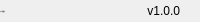
              <widget class="QFrame" name="bottomBar">
               <property name="minimumSize">
                <size>
                 <width>0</width>
                 <height>22</height>
                </size>
               </property>
               <property name="maximumSize">
                <size>
                 <width>16777215</width>
                 <height>22</height>
                </size>
               </property>
               <property name="frameShape">
                <enum>QFrame::NoFrame</enum>
               </property>
               <property name="frameShadow">
                <enum>QFrame::Raised</enum>
               </property>
               <layout class="QHBoxLayout" name="horizontalLayout_5">
                <property name="spacing">
                 <number>0</number>
                </property>
                <property name="leftMargin">
                 <number>0</number>
                </property>
                <property name="topMargin">
                 <number>0</number>
                </property>
                <property name="rightMargin">
                 <number>0</number>
                </property>
                <property name="bottomMargin">
                 <number>0</number>
                </property>
                <item>
                 <widget class="QLabel" name="creditsLabel">
                  <property name="maximumSize">
                   <size>
                    <width>16777215</width>
                    <height>16</height>
                   </size>
                  </property>
                  <property name="font">
                   <font>
                    <family>Segoe UI</family>
                    <pointsize>-1</pointsize>
                    <italic>false</italic>
                    <bold>false</bold>
                   </font>
                  </property>
                  <property name="text">
                   <string>By: 李蓝骏</string>
                  </property>
                  <property name="alignment">
                   <set>Qt::AlignLeading|Qt::AlignLeft|Qt::AlignVCenter</set>
                  </property>
                 </widget>
                </item>
                <item>
                 <widget class="QLabel" name="version">
                  <property name="text">
                   <string>v1.0.0</string>
                  </property>
                  <property name="alignment">
                   <set>Qt::AlignRight|Qt::AlignTrailing|Qt::AlignVCenter</set>
                  </property>
                 </widget>
                </item>
                <item>
                 <widget class="QFrame" name="frame_size_grip">
                  <property name="minimumSize">
                   <size>
                    <width>20</width>
                    <height>0</height>
                   </size>
                  </property>
                  <property name="maximumSize">
                   <size>
                    <width>20</width>
                    <height>16777215</height>
                   </size>
                  </property>
                  <property name="frameShape">
                   <enum>QFrame::NoFrame</enum>
                  </property>
                  <property name="frameShadow">
                   <enum>QFrame::Raised</enum>
                  </property>
                 </widget>
                </item>
               </layout>
              </widget>
